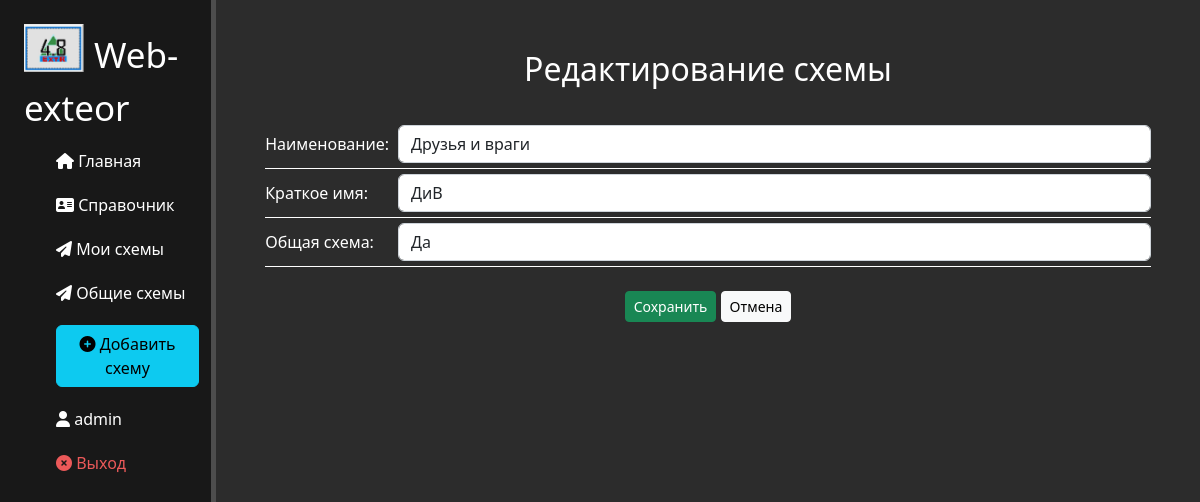
Page /exteor/schemas/51/update (signed in) on the committed database.
### exteor/models.py (models this page shows, shortened)
class Exteors(models.Model):
    name = models.CharField('Пользователь', max_length=50)
    common = models.BooleanField('Общая', default=False)
    schema = models.CharField('Название', max_length=200)
    alias = models.CharField('Краткое название', blank=True, max_length=50)
    date_create = models.DateTimeField('Дата создания', auto_now_add=True)
    date_update = models.DateTimeField('Дата изменения', auto_now=True)
    json_file = models.JSONField('Схема', null=True)
    class Meta:
        verbose_name = 'Схема'
        verbose_name_plural = 'Схемы'
        unique_together = ('name', 'schema')

### exteor/views.py (the view)
# urls.py: path('schemas/<int:pk>/update', views.SchemaUpdateView.as_view(), name='schema-update'),
class SchemaUpdateView(UpdateView):
    model = Exteors
    template_name = 'exteor/schema-update.html'
    form_class = SchemaForm

### exteor/forms.py
class SchemaForm(ModelForm):
    error_css_class = 'error_text'
    class Meta:
        model = Exteors
        exclude = ['json_file']
        fields = ['schema', 'alias', 'common', 'name']
        choices = [(True, 'Да'), (False, 'Нет')]
        widgets = {
            'schema': TextInput(attrs={'class': 'form-control', 'placeholder': "Наименование схемы"}),
            'alias': TextInput(attrs={'class': 'form-control', 'placeholder': "Краткое наименование схемы"}),
            'common': Select(choices=choices, attrs={'class': 'form-control', 'placeholder': "Схема будет доступна для просмотра всем пользователям?"}),
            'name': TextInput(attrs={'id': 'name_create', 'class': 'form-control', 'placeholder': "Имя"}),
        }

### exteor/templates/exteor/schema-update.html (shortened to what this page needs)
{% extends 'main/layout.html' %}
{% load static %}
{% block content %}
     <div class="features">
        <h2>Редактирование схемы</h2>
            <form id="CreateSchema" method="post" autocomplete="off">
                <table>
                  <tr>
                    <td style="width:15%;">Наименование:</td>
                    <td>{{ form.schema }}</td>
                  </tr>
                    <br>
                  <tr>
                    <td style="width:15%">Краткое имя:</td>
                    <td>{{ form.alias }}</td>
                  </tr>
                  <tr>
                    <td style="width:15%">Общая схема:</td>
                    <td>{{ form.common }}</td>
                  </tr>
                </table>
                {{ form.name.as_hidden }}<br>
                <button class="btn btn-success btn-sm" type="submit">Сохранить</button>
                <a href="{{request.META.HTTP_REFERER}}" class = 'btn btn-light btn-sm'>Отмена</a><br><br>
            </form>
    </div>
{% endblock %}

### main/templates/main/layout.html (shortened to what this page needs)
{% load static %}
<!doctype html>
<html lang="en">
<head>
    <link rel="stylesheet" href="https://cdn.jsdelivr.net/npm/bootstrap@5.2.2/dist/css/bootstrap.min.css">
    <link rel="stylesheet" href="{% static 'main/css/main.css' %}">
    <link rel="stylesheet" href="https://use.fontawesome.com/releases/v6.2.0/css/all.css">
</head>
<body>
    <div class = even_h>
        <aside>
        <img src="{% static 'main/img/ext_logo.png' %}" alt="Logo">
        <span class="logo">Web-exteor</span>
        <ul>
            <a href="{% url 'home' %}"><li><i class="fas fa-home"></i> Главная</li></a>
            <a href="{% url 'directory' %}"><li><i class="fas fa-address-card"></i> Справочник</li></a>
            {% if user.is_authenticated %}
            <a href="{% url 'exteor-schemas' %}"><li><i class="fas fa-paper-plane"></i> Мои схемы </li></a>
            {% endif %}
            <a href="{% url 'exteor-schemas-common' %}"><li><i class="fas fa-paper-plane"></i> Общие схемы </li></a>
            {% if user.is_authenticated %}
                <a href="{% url 'schema-create' %}"><li><button class="btn btn-info"><i class="fas fa-plus-circle"></i> Добавить схему</button></li></a>
                <li><i class="fa-sharp fa-solid fa-user"></i> {{ user.get_username }}</li>
                <li><a href="{% url 'logout'%}?next={{request.path}}"><i class="fa-sharp fa-solid fa-circle-xmark"></i> Выход</a></li>
            {% else %}
                <li><a href="{% url 'login'%}?next={{request.path}}"><i class="fa-sharp fa-solid fa-play"></i> Войти</a></li>
            {% endif %}
        </ul>
        </aside>
        <main>
        {% block content %}
        {% endblock %}
        </main>
    </div>
</body>
</html>

### main/static/main/css/main.css (style rules this page uses)
body { background: #2c2c2c; }
.even_h { display: flex; min-height: 100vh; }
aside { float: left; background: #181818; width: 18%; padding: 2% 1% 2% 2%; color: #fff; border-right: 5px solid #4d4d4d }
aside img { width: 60px; float: left }
aside .logo { font-size: 35px; margin-left:10px; position: relative; top: 5px; }
aside ul { list-style: none; }
aside ul li { color: #fff; display: black; margin-top: 20px; transition: transform .6s ease; }
aside ul li:hover, aside ul a:hover, aside ul a:visited, aside ul a:link { text-decoration: none; color: #eb5959; transform: scale(1.05); }
aside .user ul li:hover, aside ul a:hover, aside ul a:visited, aside ul a:link { text-decoration: none; color: #eb5959; transform: scale(1.05); }
main { width: 82%; }
main .features { float: left; color: #fff; margin-top: 50px; text-align: center; width: 90%; margin-left: 5%; }
main .features table { font-size: 16px; text-align: left; width: 100%; border-collapse: collapse; }
main .features td { padding: 5px 0px 5px 0px ; margin: 0 }
main .features tr { border-bottom: 1px solid white; }
.form-control { display: block; width: 100%; padding: .375rem .75rem; font-size: 1rem; font-weight: 400; line-height: 1.5; color: #212529; background-color: #fff; background-clip: padding-box; border: 1px solid #ced4da; -webkit-appearance: none; -moz-appearance: none; appearance: none; border-radius: 0.375rem; border-top-left-radius: 0.375rem; border-top-right-radius: 0.375rem; border-bottom-right-radius: 0.375rem; border-bottom-left-radius: 0.375rem; transition: border-color .15s ease-in-out,box-shadow .15s ease-in-out; transition-property: border-color, box-shadow; transition-duration: 0.15s, 0.15s; transition-timing-function: ease-in-out, ease-in-out; transition-delay: 0s, 0s; float: left; }

### rows in the picture
Exteors: schema "Друзья и враги", alias "ДиВ", common "Да"

### other values in the picture
{{ user.get_username }} "admin"
